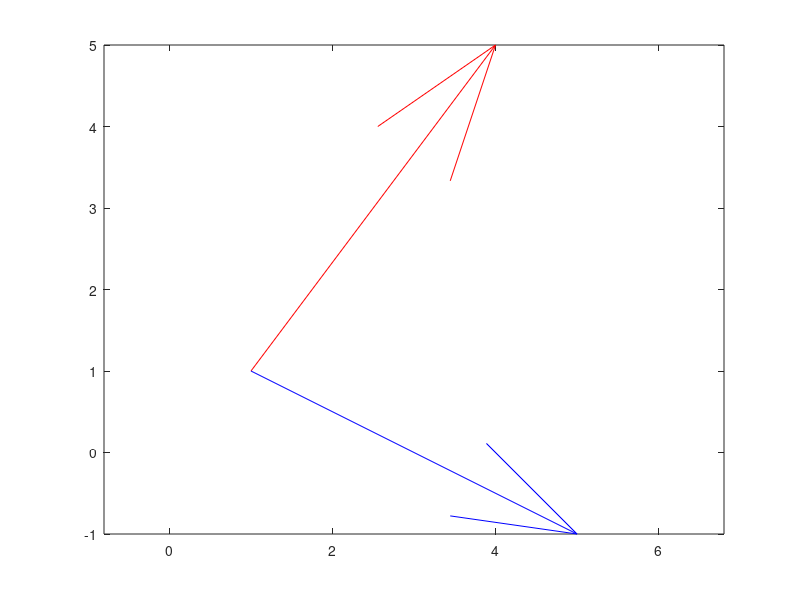

MATLAB code to generate this figure:
v = [3,4];
w = [4,-2];
quiver(v(1),v(2),0,'r');
hold on;

quiver(w(1),w(2),0,'b');

% grid on;

axis equal;

if dot(v,w) == 0
    disp("Yes the vectors are orthogonal to each other")
else
    disp("No, the vectors are not orthogonal to each other")
end